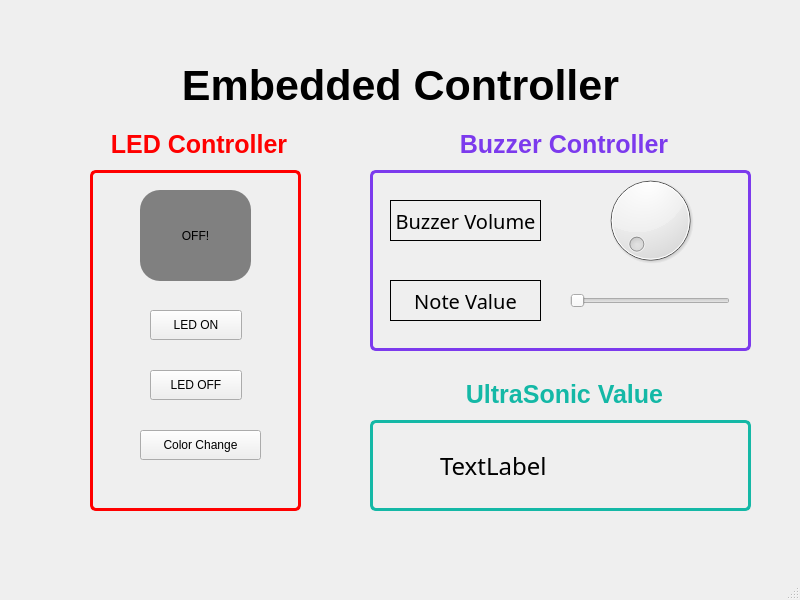
<?xml version="1.0" encoding="UTF-8"?>
<ui version="4.0">
 <class>MainWindow</class>
 <widget class="QMainWindow" name="MainWindow">
  <property name="geometry">
   <rect>
    <x>0</x>
    <y>0</y>
    <width>800</width>
    <height>600</height>
   </rect>
  </property>
  <property name="windowTitle">
   <string>MainWindow</string>
  </property>
  <widget class="QWidget" name="centralwidget">
   <widget class="QLabel" name="TitleLabel">
    <property name="geometry">
     <rect>
      <x>110</x>
      <y>50</y>
      <width>581</width>
      <height>71</height>
     </rect>
    </property>
    <property name="font">
     <font>
      <pointsize>32</pointsize>
      <bold>true</bold>
     </font>
    </property>
    <property name="text">
     <string>Embedded Controller</string>
    </property>
    <property name="alignment">
     <set>Qt::AlignmentFlag::AlignCenter</set>
    </property>
   </widget>
   <widget class="QGroupBox" name="groupBox">
    <property name="geometry">
     <rect>
      <x>90</x>
      <y>130</y>
      <width>211</width>
      <height>381</height>
     </rect>
    </property>
    <property name="font">
     <font>
      <pointsize>-1</pointsize>
      <bold>true</bold>
     </font>
    </property>
    <property name="styleSheet">
     <string notr="true">QGroupBox {
    border: 3px solid #ff0000;
    border-radius: 6px;
    margin-top: 40px;

    font-size: 25px;
    font-weight: bold;
    color: #ff0000;
}

QGroupBox::title {
    subcontrol-origin: margin;
    subcontrol-position: top center;
    padding: 0 10px;
}</string>
    </property>
    <property name="title">
     <string>LED Controller</string>
    </property>
    <property name="alignment">
     <set>Qt::AlignmentFlag::AlignHCenter|Qt::AlignmentFlag::AlignTop</set>
    </property>
    <widget class="QLabel" name="label_led">
     <property name="geometry">
      <rect>
       <x>50</x>
       <y>60</y>
       <width>111</width>
       <height>91</height>
      </rect>
     </property>
     <property name="styleSheet">
      <string notr="true">background-color:gray;
border-radius:20px;</string>
     </property>
     <property name="text">
      <string>OFF!</string>
     </property>
     <property name="alignment">
      <set>Qt::AlignmentFlag::AlignCenter</set>
     </property>
    </widget>
    <widget class="QPushButton" name="pushButton">
     <property name="geometry">
      <rect>
       <x>60</x>
       <y>180</y>
       <width>92</width>
       <height>30</height>
      </rect>
     </property>
     <property name="text">
      <string>LED ON</string>
     </property>
    </widget>
    <widget class="QPushButton" name="pushButton_2">
     <property name="geometry">
      <rect>
       <x>60</x>
       <y>240</y>
       <width>92</width>
       <height>30</height>
      </rect>
     </property>
     <property name="text">
      <string>LED OFF</string>
     </property>
    </widget>
    <widget class="QPushButton" name="ColorChangeBtn">
     <property name="geometry">
      <rect>
       <x>50</x>
       <y>300</y>
       <width>121</width>
       <height>30</height>
      </rect>
     </property>
     <property name="text">
      <string>Color Change</string>
     </property>
    </widget>
   </widget>
   <widget class="QGroupBox" name="groupBox_2">
    <property name="geometry">
     <rect>
      <x>370</x>
      <y>130</y>
      <width>381</width>
      <height>221</height>
     </rect>
    </property>
    <property name="styleSheet">
     <string notr="true">QGroupBox {
    border: 3px solid #7C3AED;
    border-radius: 6px;
    margin-top: 40px;

    font-size: 25px;
    font-weight: bold;
    color: #7C3AED;
}

QGroupBox::title {
    subcontrol-origin: margin;
    subcontrol-position: top center;
    padding: 0 10px;
}</string>
    </property>
    <property name="title">
     <string>Buzzer Controller</string>
    </property>
    <widget class="QSlider" name="NoteSlider">
     <property name="geometry">
      <rect>
       <x>200</x>
       <y>140</y>
       <width>160</width>
       <height>61</height>
      </rect>
     </property>
     <property name="maximum">
      <number>100</number>
     </property>
     <property name="singleStep">
      <number>1</number>
     </property>
     <property name="orientation">
      <enum>Qt::Orientation::Horizontal</enum>
     </property>
    </widget>
    <widget class="QDial" name="VolumeDial">
     <property name="geometry">
      <rect>
       <x>220</x>
       <y>40</y>
       <width>121</width>
       <height>101</height>
      </rect>
     </property>
    </widget>
    <widget class="QLabel" name="label_2">
     <property name="geometry">
      <rect>
       <x>20</x>
       <y>150</y>
       <width>151</width>
       <height>41</height>
      </rect>
     </property>
     <property name="font">
      <font>
       <family>NanumSquareRound</family>
       <pointsize>15</pointsize>
      </font>
     </property>
     <property name="styleSheet">
      <string notr="true">border: 1px solid black;</string>
     </property>
     <property name="text">
      <string>Note Value</string>
     </property>
     <property name="alignment">
      <set>Qt::AlignmentFlag::AlignCenter</set>
     </property>
    </widget>
    <widget class="QLabel" name="label">
     <property name="geometry">
      <rect>
       <x>20</x>
       <y>70</y>
       <width>151</width>
       <height>41</height>
      </rect>
     </property>
     <property name="font">
      <font>
       <family>NanumSquareRound</family>
       <pointsize>15</pointsize>
      </font>
     </property>
     <property name="styleSheet">
      <string notr="true">border: 1px solid black;</string>
     </property>
     <property name="text">
      <string>Buzzer Volume</string>
     </property>
     <property name="alignment">
      <set>Qt::AlignmentFlag::AlignCenter</set>
     </property>
    </widget>
   </widget>
   <widget class="QGroupBox" name="groupBox_3">
    <property name="geometry">
     <rect>
      <x>370</x>
      <y>380</y>
      <width>381</width>
      <height>131</height>
     </rect>
    </property>
    <property name="styleSheet">
     <string notr="true">QGroupBox {
    border: 3px solid #14B8A6;
    border-radius: 6px;
    margin-top: 40px;

    font-size: 25px;
    font-weight: bold;
    color: #14B8A6;
}

QGroupBox::title {
    subcontrol-origin: margin;
    subcontrol-position: top center;
    padding: 0 10px;
}</string>
    </property>
    <property name="title">
     <string>UltraSonic Value</string>
    </property>
    <widget class="QLabel" name="UltraSonicLabel">
     <property name="geometry">
      <rect>
       <x>70</x>
       <y>55</y>
       <width>241</width>
       <height>61</height>
      </rect>
     </property>
     <property name="font">
      <font>
       <family>UnDinaru</family>
       <pointsize>18</pointsize>
      </font>
     </property>
     <property name="text">
      <string>TextLabel</string>
     </property>
    </widget>
   </widget>
  </widget>
  <widget class="QMenuBar" name="menubar">
   <property name="geometry">
    <rect>
     <x>0</x>
     <y>0</y>
     <width>800</width>
     <height>27</height>
    </rect>
   </property>
  </widget>
  <widget class="QStatusBar" name="statusbar"/>
 </widget>
 <resources/>
 <connections/>
</ui>
